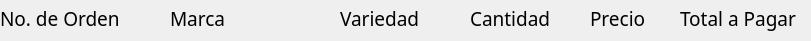
      <widget class="QFrame" name="frame_32">
       <property name="geometry">
        <rect>
         <x>20</x>
         <y>300</y>
         <width>811</width>
         <height>41</height>
        </rect>
       </property>
       <property name="styleSheet">
        <string notr="true">border-radius:0px;
border-color: rgb(255, 255, 255);</string>
       </property>
       <property name="frameShape">
        <enum>QFrame::StyledPanel</enum>
       </property>
       <property name="frameShadow">
        <enum>QFrame::Raised</enum>
       </property>
       <widget class="QLabel" name="label_129">
        <property name="geometry">
         <rect>
          <x>0</x>
          <y>5</y>
          <width>121</width>
          <height>27</height>
         </rect>
        </property>
        <property name="font">
         <font>
          <family>Bahnschrift</family>
          <pointsize>14</pointsize>
          <weight>50</weight>
          <italic>false</italic>
          <bold>false</bold>
         </font>
        </property>
        <property name="text">
         <string>No. de Orden</string>
        </property>
       </widget>
       <widget class="QLabel" name="label_132">
        <property name="geometry">
         <rect>
          <x>170</x>
          <y>5</y>
          <width>81</width>
          <height>27</height>
         </rect>
        </property>
        <property name="font">
         <font>
          <family>Bahnschrift</family>
          <pointsize>14</pointsize>
          <weight>50</weight>
          <italic>false</italic>
          <bold>false</bold>
         </font>
        </property>
        <property name="text">
         <string>Marca</string>
        </property>
       </widget>
       <widget class="QLabel" name="label_133">
        <property name="geometry">
         <rect>
          <x>340</x>
          <y>5</y>
          <width>91</width>
          <height>27</height>
         </rect>
        </property>
        <property name="font">
         <font>
          <family>Bahnschrift</family>
          <pointsize>14</pointsize>
          <weight>50</weight>
          <italic>false</italic>
          <bold>false</bold>
         </font>
        </property>
        <property name="styleSheet">
         <string notr="true">border-radius:0px;
border-color: rgb(255, 255, 255);</string>
        </property>
        <property name="text">
         <string>Variedad</string>
        </property>
       </widget>
       <widget class="QLabel" name="label_134">
        <property name="geometry">
         <rect>
          <x>470</x>
          <y>5</y>
          <width>91</width>
          <height>27</height>
         </rect>
        </property>
        <property name="font">
         <font>
          <family>Bahnschrift</family>
          <pointsize>14</pointsize>
          <weight>50</weight>
          <italic>false</italic>
          <bold>false</bold>
         </font>
        </property>
        <property name="text">
         <string>Cantidad</string>
        </property>
       </widget>
       <widget class="QLabel" name="label_135">
        <property name="geometry">
         <rect>
          <x>590</x>
          <y>5</y>
          <width>71</width>
          <height>27</height>
         </rect>
        </property>
        <property name="font">
         <font>
          <family>Bahnschrift</family>
          <pointsize>14</pointsize>
          <weight>50</weight>
          <italic>false</italic>
          <bold>false</bold>
         </font>
        </property>
        <property name="text">
         <string>Precio</string>
        </property>
       </widget>
       <widget class="QLabel" name="label_136">
        <property name="geometry">
         <rect>
          <x>680</x>
          <y>5</y>
          <width>121</width>
          <height>27</height>
         </rect>
        </property>
        <property name="font">
         <font>
          <family>Bahnschrift</family>
          <pointsize>14</pointsize>
          <weight>50</weight>
          <italic>false</italic>
          <bold>false</bold>
         </font>
        </property>
        <property name="text">
         <string>Total a Pagar</string>
        </property>
       </widget>
       <widget class="Line" name="line_9">
        <property name="geometry">
         <rect>
          <x>100</x>
          <y>0</y>
          <width>3</width>
          <height>200</height>
         </rect>
        </property>
        <property name="orientation">
         <enum>Qt::Vertical</enum>
        </property>
       </widget>
       <widget class="Line" name="line_20">
        <property name="geometry">
         <rect>
          <x>280</x>
          <y>0</y>
          <width>3</width>
          <height>200</height>
         </rect>
        </property>
        <property name="orientation">
         <enum>Qt::Vertical</enum>
        </property>
       </widget>
       <widget class="Line" name="line_21">
        <property name="geometry">
         <rect>
          <x>450</x>
          <y>0</y>
          <width>3</width>
          <height>200</height>
         </rect>
        </property>
        <property name="orientation">
         <enum>Qt::Vertical</enum>
        </property>
       </widget>
       <widget class="Line" name="line_22">
        <property name="geometry">
         <rect>
          <x>550</x>
          <y>0</y>
          <width>3</width>
          <height>200</height>
         </rect>
        </property>
        <property name="orientation">
         <enum>Qt::Vertical</enum>
        </property>
       </widget>
       <widget class="Line" name="line_23">
        <property name="geometry">
         <rect>
          <x>670</x>
          <y>0</y>
          <width>3</width>
          <height>200</height>
         </rect>
        </property>
        <property name="orientation">
         <enum>Qt::Vertical</enum>
        </property>
       </widget>
      </widget>
